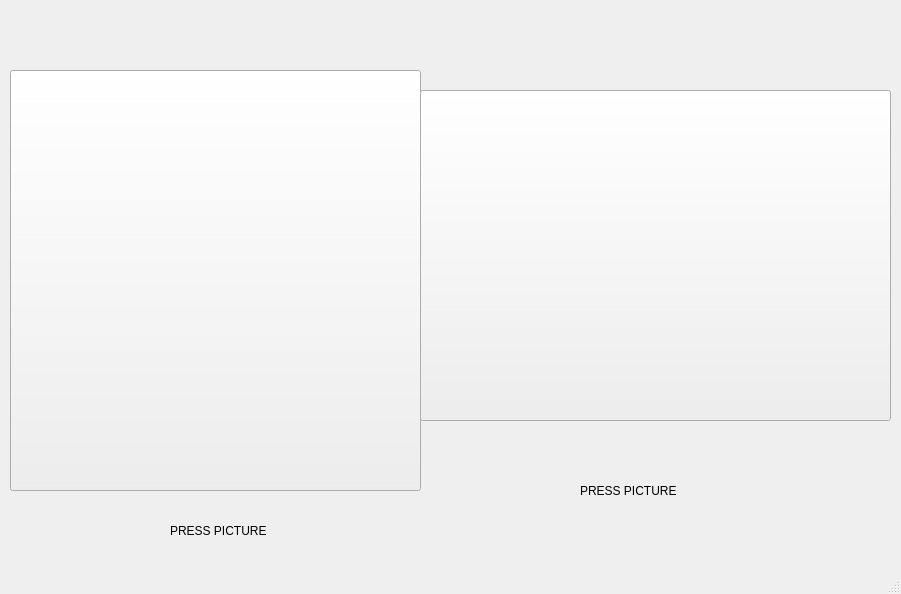
<?xml version="1.0" encoding="UTF-8"?>
<ui version="4.0">
 <class>MainWindow</class>
 <widget class="QMainWindow" name="MainWindow">
  <property name="geometry">
   <rect>
    <x>0</x>
    <y>0</y>
    <width>901</width>
    <height>594</height>
   </rect>
  </property>
  <property name="windowTitle">
   <string>MainWindow</string>
  </property>
  <property name="styleSheet">
   <string notr="true"/>
  </property>
  <widget class="QWidget" name="centralwidget">
   <widget class="QPushButton" name="wolf">
    <property name="geometry">
     <rect>
      <x>10</x>
      <y>70</y>
      <width>411</width>
      <height>421</height>
     </rect>
    </property>
    <property name="font">
     <font>
      <pointsize>15</pointsize>
     </font>
    </property>
    <property name="autoFillBackground">
     <bool>false</bool>
    </property>
    <property name="styleSheet">
     <string notr="true">background-image: url(:/newPrefix/늑대.jpg);
QPushButton#click:pressed {
	text : click ;
	font : 20pt;
	color : black;
	backgound : white;
	background-image: url(:/image/picture.png);

}
</string>
    </property>
    <property name="text">
     <string/>
    </property>
   </widget>
   <widget class="QPushButton" name="cat">
    <property name="geometry">
     <rect>
      <x>420</x>
      <y>90</y>
      <width>471</width>
      <height>331</height>
     </rect>
    </property>
    <property name="font">
     <font>
      <pointsize>15</pointsize>
     </font>
    </property>
    <property name="styleSheet">
     <string notr="true">background-image: url(:/newPrefix/고양이.jpg);
QPushButton#click:pressed {
	text : click ;
	font : 20pt;
	color : black;
	backgound : white;
	background-image: url(:/image/picture.png);

}
</string>
    </property>
    <property name="text">
     <string/>
    </property>
   </widget>
   <widget class="QLabel" name="label">
    <property name="geometry">
     <rect>
      <x>170</x>
      <y>510</y>
      <width>141</width>
      <height>41</height>
     </rect>
    </property>
    <property name="text">
     <string>PRESS PICTURE</string>
    </property>
   </widget>
   <widget class="QLabel" name="label_2">
    <property name="geometry">
     <rect>
      <x>580</x>
      <y>470</y>
      <width>141</width>
      <height>41</height>
     </rect>
    </property>
    <property name="text">
     <string>PRESS PICTURE</string>
    </property>
   </widget>
  </widget>
  <widget class="QStatusBar" name="statusbar"/>
 </widget>
 <resources>
  <include location="../../../Pictures/Camera Roll/pyqt.qrc"/>
  <include location="pyqt.qrc"/>
 </resources>
 <connections/>
</ui>
